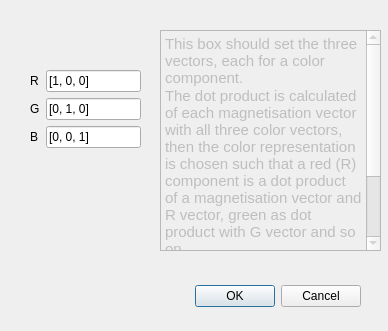
<?xml version="1.0" encoding="UTF-8"?>
<ui version="4.0">
 <class>Dialog</class>
 <widget class="QDialog" name="Dialog">
  <property name="geometry">
   <rect>
    <x>0</x>
    <y>0</y>
    <width>388</width>
    <height>331</height>
   </rect>
  </property>
  <property name="windowTitle">
   <string>Dialog</string>
  </property>
  <widget class="QDialogButtonBox" name="buttonBox">
   <property name="geometry">
    <rect>
     <x>20</x>
     <y>280</y>
     <width>341</width>
     <height>32</height>
    </rect>
   </property>
   <property name="orientation">
    <enum>Qt::Horizontal</enum>
   </property>
   <property name="standardButtons">
    <set>QDialogButtonBox::Cancel|QDialogButtonBox::Ok</set>
   </property>
  </widget>
  <widget class="QWidget" name="formLayoutWidget">
   <property name="geometry">
    <rect>
     <x>30</x>
     <y>70</y>
     <width>111</width>
     <height>131</height>
    </rect>
   </property>
   <layout class="QFormLayout" name="formLayout">
    <property name="fieldGrowthPolicy">
     <enum>QFormLayout::AllNonFixedFieldsGrow</enum>
    </property>
    <item row="0" column="0">
     <widget class="QLabel" name="label">
      <property name="text">
       <string>R</string>
      </property>
     </widget>
    </item>
    <item row="0" column="1">
     <widget class="QLineEdit" name="lineEdit">
      <property name="text">
       <string>[1, 0, 0]</string>
      </property>
     </widget>
    </item>
    <item row="1" column="1">
     <widget class="QLineEdit" name="lineEdit_2">
      <property name="text">
       <string>[0, 1, 0]</string>
      </property>
     </widget>
    </item>
    <item row="1" column="0">
     <widget class="QLabel" name="label_2">
      <property name="text">
       <string>G</string>
      </property>
     </widget>
    </item>
    <item row="2" column="0">
     <widget class="QLabel" name="label_3">
      <property name="text">
       <string>B</string>
      </property>
     </widget>
    </item>
    <item row="2" column="1">
     <widget class="QLineEdit" name="lineEdit_3">
      <property name="text">
       <string>[0, 0, 1]</string>
      </property>
     </widget>
    </item>
   </layout>
  </widget>
  <widget class="QTextEdit" name="textEdit">
   <property name="enabled">
    <bool>false</bool>
   </property>
   <property name="geometry">
    <rect>
     <x>160</x>
     <y>30</y>
     <width>221</width>
     <height>221</height>
    </rect>
   </property>
   <property name="html">
    <string>&lt;!DOCTYPE HTML PUBLIC &quot;-//W3C//DTD HTML 4.0//EN&quot; &quot;http://www.w3.org/TR/REC-html40/strict.dtd&quot;&gt;
&lt;html&gt;&lt;head&gt;&lt;meta name=&quot;qrichtext&quot; content=&quot;1&quot; /&gt;&lt;style type=&quot;text/css&quot;&gt;
p, li { white-space: pre-wrap; }
&lt;/style&gt;&lt;/head&gt;&lt;body style=&quot; font-family:'Cantarell'; font-size:11pt; font-weight:400; font-style:normal;&quot;&gt;
&lt;p style=&quot; margin-top:0px; margin-bottom:0px; margin-left:0px; margin-right:0px; -qt-block-indent:0; text-indent:0px;&quot;&gt;This box should set the three vectors, each for a color component. &lt;/p&gt;
&lt;p style=&quot; margin-top:0px; margin-bottom:0px; margin-left:0px; margin-right:0px; -qt-block-indent:0; text-indent:0px;&quot;&gt;The dot product is calculated of each magnetisation vector with all three color vectors, then the color representation is chosen such that a red (R) component is a dot product of a magnetisation vector and R vector, green as dot product with G vector and so on.&lt;/p&gt;
&lt;p style=&quot; margin-top:0px; margin-bottom:0px; margin-left:0px; margin-right:0px; -qt-block-indent:0; text-indent:0px;&quot;&gt;In the default setup for example, the vector will become greener as it aligns itself with [0,1,0] vector, other components will thus fade.&lt;/p&gt;&lt;/body&gt;&lt;/html&gt;</string>
   </property>
  </widget>
 </widget>
 <resources/>
 <connections>
  <connection>
   <sender>buttonBox</sender>
   <signal>accepted()</signal>
   <receiver>Dialog</receiver>
   <slot>accept()</slot>
   <hints>
    <hint type="sourcelabel">
     <x>248</x>
     <y>254</y>
    </hint>
    <hint type="destinationlabel">
     <x>157</x>
     <y>274</y>
    </hint>
   </hints>
  </connection>
  <connection>
   <sender>buttonBox</sender>
   <signal>rejected()</signal>
   <receiver>Dialog</receiver>
   <slot>reject()</slot>
   <hints>
    <hint type="sourcelabel">
     <x>316</x>
     <y>260</y>
    </hint>
    <hint type="destinationlabel">
     <x>286</x>
     <y>274</y>
    </hint>
   </hints>
  </connection>
 </connections>
</ui>
